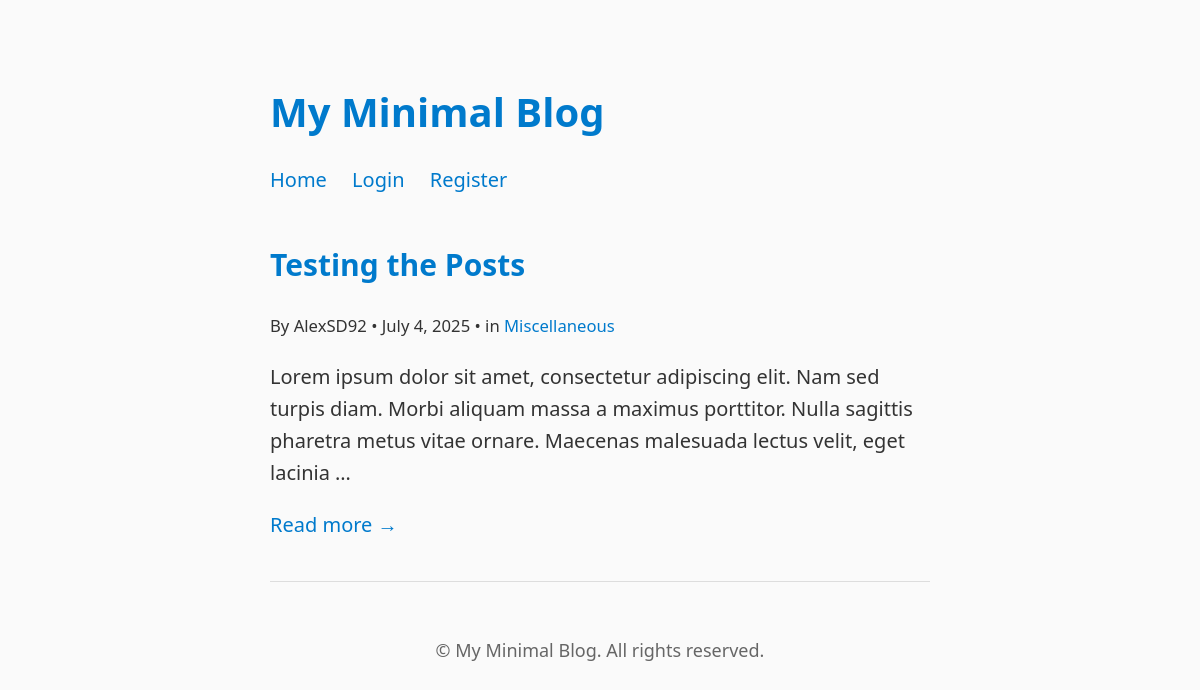
The page / on the database its author committed.
### blog/models.py (models this page shows, shortened)
class Post(models.Model):
    title = models.CharField(max_length=200)
    slug = models.SlugField(unique=True, blank=True)
    author = models.ForeignKey(User, on_delete=models.CASCADE)
    category = models.ForeignKey(Category, on_delete=models.SET_NULL, null=True)
    image = models.ImageField(upload_to='post_images/', blank=True, null=True)
    body = models.TextField()
    published = models.BooleanField(default=True)
    created = models.DateTimeField(auto_now_add=True)

class Category(models.Model):
    name = models.CharField(max_length=100, unique=True)
    slug = models.SlugField(unique=True)
    def __str__(self):
        return self.name

### blog/views.py (the view)
# urls.py: path('', views.home, name='home'),
def home(request):
    posts = Post.objects.filter(published=True).order_by('-created')
    return render(request, 'blog/home.html', {'posts': posts})

### blog/templates/blog/home.html (shortened to what this page needs)
{% extends 'blog/base.html' %}
{% block content %}
  {% for post in posts %}
    <div class="post-preview">
      <h2><a href="{% url 'post_detail' slug=post.slug %}">{{ post.title }}</a></h2>
      <p><small>By {{ post.author }} • {{ post.created|date:"F j, Y" }} • in <a href="{% url 'category_posts' slug=post.category.slug %}">{{ post.category }}</a></small></p>
      <p>{{ post.body|truncatewords:30 }}</p>
      <p><a href="{% url 'post_detail' slug=post.slug %}">Read more →</a></p>
    </div>
  {% empty %}
    <p>No posts yet.</p>
  {% endfor %}
{% endblock %}

### blog/templates/blog/base.html (style rules this page uses)
html { box-sizing: border-box; max-width: 70ch; margin: auto; font-size: 1.25em; color: #333; line-height: 1.6; }
* { box-sizing: inherit; }
body { margin: 0; padding: 1em; font-family: system-ui, sans-serif; background-color: #fafafa; }
h1, h2, h3 { font-weight: 600; margin-top: 1.5em; margin-bottom: 0.5em; }
p { margin-bottom: 1em; }
a { text-decoration: none; color: #007acc; }
.post-preview { margin-bottom: 2em; border-bottom: 1px solid #ddd; padding-bottom: 1em; }

### rows shown on the page
Post: title "Testing the Posts", author "AlexSD92", created "July 4, 2025", category "Miscellaneous", body "Lorem ipsum dolor sit amet, consectetur adipiscing elit. Nam sed turpis diam. Morbi aliquam massa a maximus porttitor. Nulla sagittis pharetra metus vitae ornare. Maecenas malesuada lectus velit, eget lacinia …"
